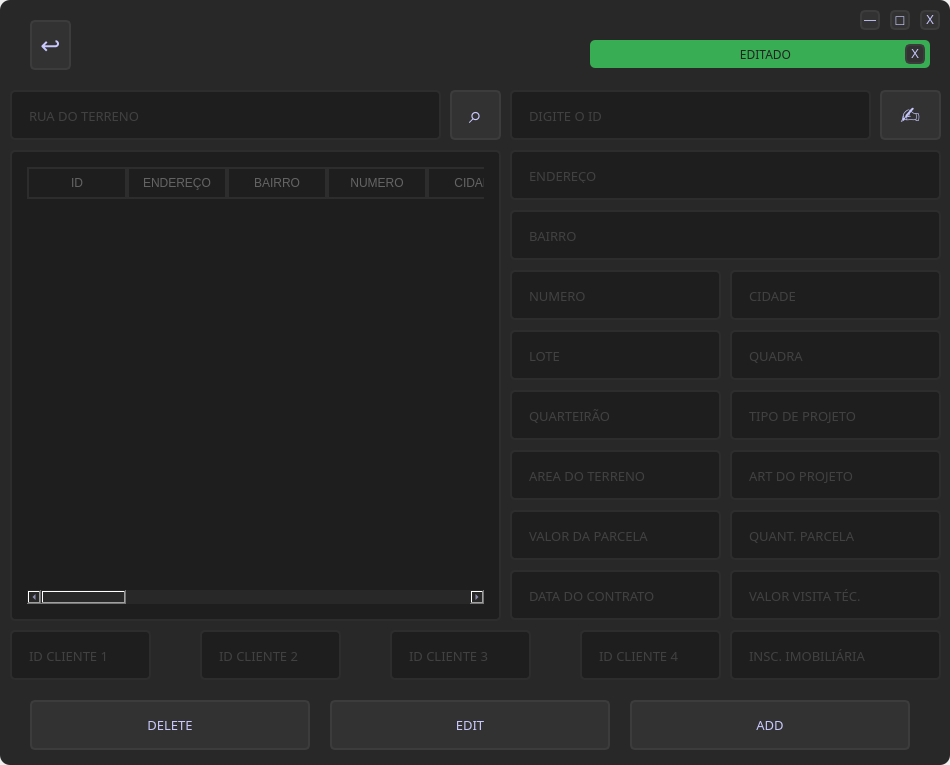
<?xml version="1.0" encoding="UTF-8"?>
<ui version="4.0">
 <class>MainWindow</class>
 <widget class="QMainWindow" name="MainWindow">
  <property name="geometry">
   <rect>
    <x>0</x>
    <y>0</y>
    <width>950</width>
    <height>765</height>
   </rect>
  </property>
  <property name="windowTitle">
   <string>MainWindow</string>
  </property>
  <widget class="QWidget" name="centralwidget">
   <layout class="QVBoxLayout" name="verticalLayout">
    <property name="spacing">
     <number>0</number>
    </property>
    <property name="leftMargin">
     <number>0</number>
    </property>
    <property name="topMargin">
     <number>0</number>
    </property>
    <property name="rightMargin">
     <number>0</number>
    </property>
    <property name="bottomMargin">
     <number>0</number>
    </property>
    <item>
     <widget class="QFrame" name="frame">
      <property name="minimumSize">
       <size>
        <width>950</width>
        <height>765</height>
       </size>
      </property>
      <property name="styleSheet">
       <string notr="true">background-color: rgb(40, 40, 40);
border-radius: 10px;
color:rgb(200, 200, 255);</string>
      </property>
      <property name="frameShape">
       <enum>QFrame::StyledPanel</enum>
      </property>
      <property name="frameShadow">
       <enum>QFrame::Raised</enum>
      </property>
      <widget class="QPushButton" name="btn_edit">
       <property name="geometry">
        <rect>
         <x>330</x>
         <y>700</y>
         <width>280</width>
         <height>50</height>
        </rect>
       </property>
       <property name="font">
        <font>
         <family>Quicksand</family>
         <pointsize>10</pointsize>
        </font>
       </property>
       <property name="styleSheet">
        <string notr="true">QPushButton{
	background-color:rgb(50, 50, 50);
	border:2px solid rgb(60, 60, 60);
	border-radius:5px;
}
QPushButton:hover{
	background-color:rgb(60, 60, 60);
	border: 2px solid rgb(70, 70, 70);
}
QPushButton:pressed{
	background-color:rgb(250, 230, 0);
	border: 2px solid rgb(255, 165, 24);
	color: rgb(35, 35, 35);
}</string>
       </property>
       <property name="text">
        <string>EDIT</string>
       </property>
      </widget>
      <widget class="QLineEdit" name="txt_idcli4">
       <property name="geometry">
        <rect>
         <x>580</x>
         <y>630</y>
         <width>141</width>
         <height>50</height>
        </rect>
       </property>
       <property name="font">
        <font>
         <family>Quicksand</family>
         <pointsize>10</pointsize>
        </font>
       </property>
       <property name="styleSheet">
        <string notr="true">QLineEdit{
	border: 2px solid rgb(45, 45, 45);
	border-radius: 5px;
	padding: 15px;
	background-color: rgb(30, 30, 30);
	color: rgb(100, 100, 100);
}
QLineEdit:hover{
	border: 2px solid rgb(55, 55, 55);
}
QLineEdit:focus{
	border: 2px solid rgb(255, 207, 0);
	color: rgb(200, 200, 200);
}</string>
       </property>
       <property name="maxLength">
        <number>32</number>
       </property>
       <property name="placeholderText">
        <string>ID CLIENTE 4</string>
       </property>
      </widget>
      <widget class="QLineEdit" name="txt_obravalorparcela">
       <property name="geometry">
        <rect>
         <x>510</x>
         <y>510</y>
         <width>211</width>
         <height>50</height>
        </rect>
       </property>
       <property name="font">
        <font>
         <family>Quicksand</family>
         <pointsize>10</pointsize>
        </font>
       </property>
       <property name="styleSheet">
        <string notr="true">QLineEdit{
	border: 2px solid rgb(45, 45, 45);
	border-radius: 5px;
	padding: 15px;
	background-color: rgb(30, 30, 30);
	color: rgb(100, 100, 100);
}
QLineEdit:hover{
	border: 2px solid rgb(55, 55, 55);
}
QLineEdit:focus{
	border: 2px solid rgb(255, 207, 0);
	color: rgb(200, 200, 200);
}</string>
       </property>
       <property name="maxLength">
        <number>32</number>
       </property>
       <property name="placeholderText">
        <string>VALOR DA PARCELA</string>
       </property>
      </widget>
      <widget class="QTableWidget" name="tabWid_obra">
       <property name="geometry">
        <rect>
         <x>10</x>
         <y>150</y>
         <width>491</width>
         <height>471</height>
        </rect>
       </property>
       <property name="styleSheet">
        <string notr="true">QTableWidget{
	border: 2px solid rgb(45, 45, 45);
	border-radius: 5px;
	padding: 15px;
	background-color: rgb(30, 30, 30);
	color: rgb(100, 100, 100);
}
QTableWidget:hover{
	border: 2px solid rgb(55, 55, 55);
}
QTableWidget:focus{
	border: 2px solid rgb(255, 207, 0);
	color: rgb(200, 200, 200);
}
QTableWidget:pressed{
	background-color:rgb(250, 230, 0);
	border: 2px solid rgb(255, 165, 24);
	color: rgb(35, 35, 35);
}
QHeaderView::section {
    background-color: rgb(30, 30, 30);
    padding: 5px;
    border: 2px solid rgb(45, 45, 45);
	color: rgb(100, 100, 100);
}

QTableWidget {
    gridline-color: rgb(255, 165, 24);
}

QTableWidget QTableCornerButton {
    background-color: rgb(30, 30, 30); 
}

QTableWidget QTableCornerButton::section {
    background-color: rgb(30, 30, 30);
}
</string>
       </property>
       <column>
        <property name="text">
         <string>ID</string>
        </property>
       </column>
       <column>
        <property name="text">
         <string>ENDEREÇO</string>
        </property>
       </column>
       <column>
        <property name="text">
         <string>BAIRRO</string>
        </property>
       </column>
       <column>
        <property name="text">
         <string>NUMERO</string>
        </property>
       </column>
       <column>
        <property name="text">
         <string>CIDADE</string>
        </property>
       </column>
       <column>
        <property name="text">
         <string>LOTE</string>
        </property>
       </column>
       <column>
        <property name="text">
         <string>QUADRA</string>
        </property>
       </column>
       <column>
        <property name="text">
         <string>QUARTEIRÃO</string>
        </property>
       </column>
       <column>
        <property name="text">
         <string>TIPO</string>
        </property>
       </column>
       <column>
        <property name="text">
         <string>AREA</string>
        </property>
       </column>
       <column>
        <property name="text">
         <string>ART</string>
        </property>
       </column>
       <column>
        <property name="text">
         <string>VALOR PARCELA</string>
        </property>
       </column>
       <column>
        <property name="text">
         <string>QUANT PARCELA</string>
        </property>
       </column>
       <column>
        <property name="text">
         <string>DATA CONTRATO</string>
        </property>
       </column>
       <column>
        <property name="text">
         <string>VALOR VISITA</string>
        </property>
       </column>
       <column>
        <property name="text">
         <string>INSC. IMOB.</string>
        </property>
       </column>
       <column>
        <property name="text">
         <string>ID CLIENTE 1</string>
        </property>
       </column>
       <column>
        <property name="text">
         <string>ID CLIENTE 2</string>
        </property>
       </column>
       <column>
        <property name="text">
         <string>ID CLIENTE 3</string>
        </property>
       </column>
       <column>
        <property name="text">
         <string>ID CLIENTE 4</string>
        </property>
       </column>
      </widget>
      <widget class="QLineEdit" name="txt_obraend">
       <property name="geometry">
        <rect>
         <x>510</x>
         <y>150</y>
         <width>431</width>
         <height>50</height>
        </rect>
       </property>
       <property name="font">
        <font>
         <family>Quicksand</family>
         <pointsize>10</pointsize>
        </font>
       </property>
       <property name="styleSheet">
        <string notr="true">QLineEdit{
	border: 2px solid rgb(45, 45, 45);
	border-radius: 5px;
	padding: 15px;
	background-color: rgb(30, 30, 30);
	color: rgb(100, 100, 100);
}
QLineEdit:hover{
	border: 2px solid rgb(55, 55, 55);
}
QLineEdit:focus{
	border: 2px solid rgb(255, 207, 0);
	color: rgb(200, 200, 200);
}</string>
       </property>
       <property name="maxLength">
        <number>64</number>
       </property>
       <property name="placeholderText">
        <string>ENDEREÇO</string>
       </property>
      </widget>
      <widget class="QLineEdit" name="txt_obrabairro">
       <property name="geometry">
        <rect>
         <x>510</x>
         <y>210</y>
         <width>431</width>
         <height>50</height>
        </rect>
       </property>
       <property name="font">
        <font>
         <family>Quicksand</family>
         <pointsize>10</pointsize>
        </font>
       </property>
       <property name="styleSheet">
        <string notr="true">QLineEdit{
	border: 2px solid rgb(45, 45, 45);
	border-radius: 5px;
	padding: 15px;
	background-color: rgb(30, 30, 30);
	color: rgb(100, 100, 100);
}
QLineEdit:hover{
	border: 2px solid rgb(55, 55, 55);
}
QLineEdit:focus{
	border: 2px solid rgb(255, 207, 0);
	color: rgb(200, 200, 200);
}</string>
       </property>
       <property name="maxLength">
        <number>64</number>
       </property>
       <property name="placeholderText">
        <string>BAIRRO</string>
       </property>
      </widget>
      <widget class="QLineEdit" name="txt_obravalorvisita">
       <property name="geometry">
        <rect>
         <x>730</x>
         <y>570</y>
         <width>211</width>
         <height>50</height>
        </rect>
       </property>
       <property name="font">
        <font>
         <family>Quicksand</family>
         <pointsize>10</pointsize>
        </font>
       </property>
       <property name="styleSheet">
        <string notr="true">QLineEdit{
	border: 2px solid rgb(45, 45, 45);
	border-radius: 5px;
	padding: 15px;
	background-color: rgb(30, 30, 30);
	color: rgb(100, 100, 100);
}
QLineEdit:hover{
	border: 2px solid rgb(55, 55, 55);
}
QLineEdit:focus{
	border: 2px solid rgb(255, 207, 0);
	color: rgb(200, 200, 200);
}</string>
       </property>
       <property name="maxLength">
        <number>32</number>
       </property>
       <property name="placeholderText">
        <string>VALOR VISITA TÉC.</string>
       </property>
      </widget>
      <widget class="QLineEdit" name="txt_idcli1">
       <property name="geometry">
        <rect>
         <x>10</x>
         <y>630</y>
         <width>141</width>
         <height>50</height>
        </rect>
       </property>
       <property name="font">
        <font>
         <family>Quicksand</family>
         <pointsize>10</pointsize>
        </font>
       </property>
       <property name="styleSheet">
        <string notr="true">QLineEdit{
	border: 2px solid rgb(45, 45, 45);
	border-radius: 5px;
	padding: 15px;
	background-color: rgb(30, 30, 30);
	color: rgb(100, 100, 100);
}
QLineEdit:hover{
	border: 2px solid rgb(55, 55, 55);
}
QLineEdit:focus{
	border: 2px solid rgb(255, 207, 0);
	color: rgb(200, 200, 200);
}</string>
       </property>
       <property name="maxLength">
        <number>32</number>
       </property>
       <property name="placeholderText">
        <string>ID CLIENTE 1</string>
       </property>
      </widget>
      <widget class="QLineEdit" name="txt_obravalorvisita_2">
       <property name="geometry">
        <rect>
         <x>730</x>
         <y>630</y>
         <width>211</width>
         <height>50</height>
        </rect>
       </property>
       <property name="font">
        <font>
         <family>Quicksand</family>
         <pointsize>10</pointsize>
        </font>
       </property>
       <property name="styleSheet">
        <string notr="true">QLineEdit{
	border: 2px solid rgb(45, 45, 45);
	border-radius: 5px;
	padding: 15px;
	background-color: rgb(30, 30, 30);
	color: rgb(100, 100, 100);
}
QLineEdit:hover{
	border: 2px solid rgb(55, 55, 55);
}
QLineEdit:focus{
	border: 2px solid rgb(255, 207, 0);
	color: rgb(200, 200, 200);
}</string>
       </property>
       <property name="maxLength">
        <number>32</number>
       </property>
       <property name="placeholderText">
        <string>INSC. IMOBILIÁRIA</string>
       </property>
      </widget>
      <widget class="QFrame" name="logo">
       <property name="geometry">
        <rect>
         <x>360</x>
         <y>0</y>
         <width>211</width>
         <height>90</height>
        </rect>
       </property>
       <property name="styleSheet">
        <string notr="true">background-image: url(:/Logo_yellow/Images/logorocha_360x90.png);
background-repeat: no-repeat;
background-position: center;
</string>
       </property>
       <property name="frameShape">
        <enum>QFrame::StyledPanel</enum>
       </property>
       <property name="frameShadow">
        <enum>QFrame::Raised</enum>
       </property>
      </widget>
      <widget class="QPushButton" name="btn_add">
       <property name="geometry">
        <rect>
         <x>630</x>
         <y>700</y>
         <width>280</width>
         <height>50</height>
        </rect>
       </property>
       <property name="font">
        <font>
         <family>Quicksand</family>
         <pointsize>10</pointsize>
        </font>
       </property>
       <property name="styleSheet">
        <string notr="true">QPushButton{
	background-color:rgb(50, 50, 50);
	border:2px solid rgb(60, 60, 60);
	border-radius:5px;
}
QPushButton:hover{
	background-color:rgb(60, 60, 60);
	border: 2px solid rgb(70, 70, 70);
}
QPushButton:pressed{
	background-color:rgb(250, 230, 0);
	border: 2px solid rgb(255, 165, 24);
	color: rgb(35, 35, 35);
}</string>
       </property>
       <property name="text">
        <string>ADD</string>
       </property>
      </widget>
      <widget class="QPushButton" name="btn_search">
       <property name="geometry">
        <rect>
         <x>450</x>
         <y>90</y>
         <width>51</width>
         <height>50</height>
        </rect>
       </property>
       <property name="font">
        <font>
         <pointsize>18</pointsize>
         <weight>50</weight>
         <italic>false</italic>
         <bold>false</bold>
        </font>
       </property>
       <property name="styleSheet">
        <string notr="true">QPushButton{
	background-color:rgb(50, 50, 50);
	border:2px solid rgb(60, 60, 60);
	border-radius:5px;
	font: 18pt ;
}
QPushButton:hover{
	background-color:rgb(60, 60, 60);
	border: 2px solid rgb(70, 70, 70);
}
QPushButton:pressed{
	background-color:rgb(250, 230, 0);
	border: 2px solid rgb(255, 165, 24);
	color: rgb(35, 35, 35);
}</string>
       </property>
       <property name="text">
        <string>⌕</string>
       </property>
      </widget>
      <widget class="QPushButton" name="btn_copy">
       <property name="geometry">
        <rect>
         <x>880</x>
         <y>90</y>
         <width>61</width>
         <height>50</height>
        </rect>
       </property>
       <property name="font">
        <font>
         <pointsize>18</pointsize>
         <weight>50</weight>
         <italic>false</italic>
         <bold>false</bold>
        </font>
       </property>
       <property name="styleSheet">
        <string notr="true">QPushButton{
	background-color:rgb(50, 50, 50);
	border:2px solid rgb(60, 60, 60);
	border-radius:5px;
	font: 18pt ;
}
QPushButton:hover{
	background-color:rgb(60, 60, 60);
	border: 2px solid rgb(70, 70, 70);
}
QPushButton:pressed{
	background-color:rgb(250, 230, 0);
	border: 2px solid rgb(255, 165, 24);
	color: rgb(35, 35, 35);
}</string>
       </property>
       <property name="text">
        <string>✍</string>
       </property>
      </widget>
      <widget class="QLineEdit" name="txt_obraquadra">
       <property name="geometry">
        <rect>
         <x>730</x>
         <y>330</y>
         <width>211</width>
         <height>50</height>
        </rect>
       </property>
       <property name="font">
        <font>
         <family>Quicksand</family>
         <pointsize>10</pointsize>
        </font>
       </property>
       <property name="styleSheet">
        <string notr="true">QLineEdit{
	border: 2px solid rgb(45, 45, 45);
	border-radius: 5px;
	padding: 15px;
	background-color: rgb(30, 30, 30);
	color: rgb(100, 100, 100);
}
QLineEdit:hover{
	border: 2px solid rgb(55, 55, 55);
}
QLineEdit:focus{
	border: 2px solid rgb(255, 207, 0);
	color: rgb(200, 200, 200);
}</string>
       </property>
       <property name="maxLength">
        <number>32</number>
       </property>
       <property name="placeholderText">
        <string>QUADRA</string>
       </property>
      </widget>
      <widget class="QLineEdit" name="txt_obranumero">
       <property name="geometry">
        <rect>
         <x>510</x>
         <y>270</y>
         <width>211</width>
         <height>50</height>
        </rect>
       </property>
       <property name="font">
        <font>
         <family>Quicksand</family>
         <pointsize>10</pointsize>
        </font>
       </property>
       <property name="styleSheet">
        <string notr="true">QLineEdit{
	border: 2px solid rgb(45, 45, 45);
	border-radius: 5px;
	padding: 15px;
	background-color: rgb(30, 30, 30);
	color: rgb(100, 100, 100);
}
QLineEdit:hover{
	border: 2px solid rgb(55, 55, 55);
}
QLineEdit:focus{
	border: 2px solid rgb(255, 207, 0);
	color: rgb(200, 200, 200);
}</string>
       </property>
       <property name="maxLength">
        <number>32</number>
       </property>
       <property name="placeholderText">
        <string>NUMERO</string>
       </property>
      </widget>
      <widget class="QPushButton" name="btn_delete">
       <property name="geometry">
        <rect>
         <x>30</x>
         <y>700</y>
         <width>280</width>
         <height>50</height>
        </rect>
       </property>
       <property name="font">
        <font>
         <family>Quicksand</family>
         <pointsize>10</pointsize>
        </font>
       </property>
       <property name="styleSheet">
        <string notr="true">QPushButton{
	background-color:rgb(50, 50, 50);
	border:2px solid rgb(60, 60, 60);
	border-radius:5px;
}
QPushButton:hover{
	background-color:rgb(60, 60, 60);
	border: 2px solid rgb(70, 70, 70);
}
QPushButton:pressed{
	background-color:rgb(250, 230, 0);
	border: 2px solid rgb(255, 165, 24);
	color: rgb(35, 35, 35);
}</string>
       </property>
       <property name="text">
        <string>DELETE</string>
       </property>
      </widget>
      <widget class="QLineEdit" name="txt_obraart">
       <property name="geometry">
        <rect>
         <x>730</x>
         <y>450</y>
         <width>211</width>
         <height>50</height>
        </rect>
       </property>
       <property name="font">
        <font>
         <family>Quicksand</family>
         <pointsize>10</pointsize>
        </font>
       </property>
       <property name="styleSheet">
        <string notr="true">QLineEdit{
	border: 2px solid rgb(45, 45, 45);
	border-radius: 5px;
	padding: 15px;
	background-color: rgb(30, 30, 30);
	color: rgb(100, 100, 100);
}
QLineEdit:hover{
	border: 2px solid rgb(55, 55, 55);
}
QLineEdit:focus{
	border: 2px solid rgb(255, 207, 0);
	color: rgb(200, 200, 200);
}</string>
       </property>
       <property name="maxLength">
        <number>32</number>
       </property>
       <property name="placeholderText">
        <string>ART DO PROJETO</string>
       </property>
      </widget>
      <widget class="QLineEdit" name="txt_idcli2">
       <property name="geometry">
        <rect>
         <x>200</x>
         <y>630</y>
         <width>141</width>
         <height>50</height>
        </rect>
       </property>
       <property name="font">
        <font>
         <family>Quicksand</family>
         <pointsize>10</pointsize>
        </font>
       </property>
       <property name="styleSheet">
        <string notr="true">QLineEdit{
	border: 2px solid rgb(45, 45, 45);
	border-radius: 5px;
	padding: 15px;
	background-color: rgb(30, 30, 30);
	color: rgb(100, 100, 100);
}
QLineEdit:hover{
	border: 2px solid rgb(55, 55, 55);
}
QLineEdit:focus{
	border: 2px solid rgb(255, 207, 0);
	color: rgb(200, 200, 200);
}</string>
       </property>
       <property name="maxLength">
        <number>32</number>
       </property>
       <property name="placeholderText">
        <string>ID CLIENTE 2</string>
       </property>
      </widget>
      <widget class="QLineEdit" name="txt_obratipo">
       <property name="geometry">
        <rect>
         <x>730</x>
         <y>390</y>
         <width>211</width>
         <height>50</height>
        </rect>
       </property>
       <property name="font">
        <font>
         <family>Quicksand</family>
         <pointsize>10</pointsize>
        </font>
       </property>
       <property name="styleSheet">
        <string notr="true">QLineEdit{
	border: 2px solid rgb(45, 45, 45);
	border-radius: 5px;
	padding: 15px;
	background-color: rgb(30, 30, 30);
	color: rgb(100, 100, 100);
}
QLineEdit:hover{
	border: 2px solid rgb(55, 55, 55);
}
QLineEdit:focus{
	border: 2px solid rgb(255, 207, 0);
	color: rgb(200, 200, 200);
}</string>
       </property>
       <property name="maxLength">
        <number>32</number>
       </property>
       <property name="placeholderText">
        <string>TIPO DE PROJETO</string>
       </property>
      </widget>
      <widget class="QLineEdit" name="txt_obraareaterreno">
       <property name="geometry">
        <rect>
         <x>510</x>
         <y>450</y>
         <width>211</width>
         <height>50</height>
        </rect>
       </property>
       <property name="font">
        <font>
         <family>Quicksand</family>
         <pointsize>10</pointsize>
        </font>
       </property>
       <property name="styleSheet">
        <string notr="true">QLineEdit{
	border: 2px solid rgb(45, 45, 45);
	border-radius: 5px;
	padding: 15px;
	background-color: rgb(30, 30, 30);
	color: rgb(100, 100, 100);
}
QLineEdit:hover{
	border: 2px solid rgb(55, 55, 55);
}
QLineEdit:focus{
	border: 2px solid rgb(255, 207, 0);
	color: rgb(200, 200, 200);
}</string>
       </property>
       <property name="maxLength">
        <number>32</number>
       </property>
       <property name="placeholderText">
        <string>AREA DO TERRENO</string>
       </property>
      </widget>
      <widget class="QLineEdit" name="txt_obraquarteirao">
       <property name="geometry">
        <rect>
         <x>510</x>
         <y>390</y>
         <width>211</width>
         <height>50</height>
        </rect>
       </property>
       <property name="font">
        <font>
         <family>Quicksand</family>
         <pointsize>10</pointsize>
        </font>
       </property>
       <property name="styleSheet">
        <string notr="true">QLineEdit{
	border: 2px solid rgb(45, 45, 45);
	border-radius: 5px;
	padding: 15px;
	background-color: rgb(30, 30, 30);
	color: rgb(100, 100, 100);
}
QLineEdit:hover{
	border: 2px solid rgb(55, 55, 55);
}
QLineEdit:focus{
	border: 2px solid rgb(255, 207, 0);
	color: rgb(200, 200, 200);
}</string>
       </property>
       <property name="maxLength">
        <number>32</number>
       </property>
       <property name="placeholderText">
        <string>QUARTEIRÃO</string>
       </property>
      </widget>
      <widget class="QPushButton" name="btn_return">
       <property name="geometry">
        <rect>
         <x>30</x>
         <y>20</y>
         <width>41</width>
         <height>50</height>
        </rect>
       </property>
       <property name="font">
        <font>
         <family>Quicksand</family>
         <pointsize>18</pointsize>
        </font>
       </property>
       <property name="styleSheet">
        <string notr="true">QPushButton{
	background-color:rgb(50, 50, 50);
	border:2px solid rgb(60, 60, 60);
	border-radius:5px;
}
QPushButton:hover{
	background-color:rgb(60, 60, 60);
	border: 2px solid rgb(70, 70, 70);
}
QPushButton:pressed{
	background-color:rgb(250, 230, 0);
	border: 2px solid rgb(255, 165, 24);
	color: rgb(35, 35, 35);
}</string>
       </property>
       <property name="text">
        <string>↩</string>
       </property>
      </widget>
      <widget class="QLineEdit" name="txt_id">
       <property name="geometry">
        <rect>
         <x>510</x>
         <y>90</y>
         <width>361</width>
         <height>50</height>
        </rect>
       </property>
       <property name="font">
        <font>
         <family>Quicksand</family>
         <pointsize>10</pointsize>
        </font>
       </property>
       <property name="styleSheet">
        <string notr="true">QLineEdit{
	border: 2px solid rgb(45, 45, 45);
	border-radius: 5px;
	padding: 15px;
	background-color: rgb(30, 30, 30);
	color: rgb(100, 100, 100);
}
QLineEdit:hover{
	border: 2px solid rgb(55, 55, 55);
}
QLineEdit:focus{
	border: 2px solid rgb(255, 207, 0);
	color: rgb(200, 200, 200);
}</string>
       </property>
       <property name="maxLength">
        <number>64</number>
       </property>
       <property name="placeholderText">
        <string>DIGITE O ID</string>
       </property>
      </widget>
      <widget class="QLineEdit" name="txt_rua">
       <property name="geometry">
        <rect>
         <x>10</x>
         <y>90</y>
         <width>431</width>
         <height>50</height>
        </rect>
       </property>
       <property name="font">
        <font>
         <family>Quicksand</family>
         <pointsize>10</pointsize>
        </font>
       </property>
       <property name="styleSheet">
        <string notr="true">QLineEdit{
	border: 2px solid rgb(45, 45, 45);
	border-radius: 5px;
	padding: 15px;
	background-color: rgb(30, 30, 30);
	color: rgb(100, 100, 100);
}
QLineEdit:hover{
	border: 2px solid rgb(55, 55, 55);
}
QLineEdit:focus{
	border: 2px solid rgb(255, 207, 0);
	color: rgb(200, 200, 200);
}</string>
       </property>
       <property name="maxLength">
        <number>32</number>
       </property>
       <property name="placeholderText">
        <string>RUA DO TERRENO</string>
       </property>
      </widget>
      <widget class="QLineEdit" name="txt_obraquantparcela">
       <property name="geometry">
        <rect>
         <x>730</x>
         <y>510</y>
         <width>211</width>
         <height>50</height>
        </rect>
       </property>
       <property name="font">
        <font>
         <family>Quicksand</family>
         <pointsize>10</pointsize>
        </font>
       </property>
       <property name="styleSheet">
        <string notr="true">QLineEdit{
	border: 2px solid rgb(45, 45, 45);
	border-radius: 5px;
	padding: 15px;
	background-color: rgb(30, 30, 30);
	color: rgb(100, 100, 100);
}
QLineEdit:hover{
	border: 2px solid rgb(55, 55, 55);
}
QLineEdit:focus{
	border: 2px solid rgb(255, 207, 0);
	color: rgb(200, 200, 200);
}</string>
       </property>
       <property name="maxLength">
        <number>32</number>
       </property>
       <property name="placeholderText">
        <string>QUANT. PARCELA</string>
       </property>
      </widget>
      <widget class="QLineEdit" name="txt_idcli3">
       <property name="geometry">
        <rect>
         <x>390</x>
         <y>630</y>
         <width>141</width>
         <height>50</height>
        </rect>
       </property>
       <property name="font">
        <font>
         <family>Quicksand</family>
         <pointsize>10</pointsize>
        </font>
       </property>
       <property name="styleSheet">
        <string notr="true">QLineEdit{
	border: 2px solid rgb(45, 45, 45);
	border-radius: 5px;
	padding: 15px;
	background-color: rgb(30, 30, 30);
	color: rgb(100, 100, 100);
}
QLineEdit:hover{
	border: 2px solid rgb(55, 55, 55);
}
QLineEdit:focus{
	border: 2px solid rgb(255, 207, 0);
	color: rgb(200, 200, 200);
}</string>
       </property>
       <property name="maxLength">
        <number>32</number>
       </property>
       <property name="placeholderText">
        <string>ID CLIENTE 3</string>
       </property>
      </widget>
      <widget class="QLineEdit" name="txt_obracidade">
       <property name="geometry">
        <rect>
         <x>730</x>
         <y>270</y>
         <width>211</width>
         <height>50</height>
        </rect>
       </property>
       <property name="font">
        <font>
         <family>Quicksand</family>
         <pointsize>10</pointsize>
        </font>
       </property>
       <property name="styleSheet">
        <string notr="true">QLineEdit{
	border: 2px solid rgb(45, 45, 45);
	border-radius: 5px;
	padding: 15px;
	background-color: rgb(30, 30, 30);
	color: rgb(100, 100, 100);
}
QLineEdit:hover{
	border: 2px solid rgb(55, 55, 55);
}
QLineEdit:focus{
	border: 2px solid rgb(255, 207, 0);
	color: rgb(200, 200, 200);
}</string>
       </property>
       <property name="maxLength">
        <number>32</number>
       </property>
       <property name="placeholderText">
        <string>CIDADE</string>
       </property>
      </widget>
      <widget class="QLineEdit" name="txt_obralote">
       <property name="geometry">
        <rect>
         <x>510</x>
         <y>330</y>
         <width>211</width>
         <height>50</height>
        </rect>
       </property>
       <property name="font">
        <font>
         <family>Quicksand</family>
         <pointsize>10</pointsize>
        </font>
       </property>
       <property name="styleSheet">
        <string notr="true">QLineEdit{
	border: 2px solid rgb(45, 45, 45);
	border-radius: 5px;
	padding: 15px;
	background-color: rgb(30, 30, 30);
	color: rgb(100, 100, 100);
}
QLineEdit:hover{
	border: 2px solid rgb(55, 55, 55);
}
QLineEdit:focus{
	border: 2px solid rgb(255, 207, 0);
	color: rgb(200, 200, 200);
}</string>
       </property>
       <property name="maxLength">
        <number>32</number>
       </property>
       <property name="placeholderText">
        <string>LOTE</string>
       </property>
      </widget>
      <widget class="QLineEdit" name="txt_obradatacontrato">
       <property name="geometry">
        <rect>
         <x>510</x>
         <y>570</y>
         <width>211</width>
         <height>50</height>
        </rect>
       </property>
       <property name="font">
        <font>
         <family>Quicksand</family>
         <pointsize>10</pointsize>
        </font>
       </property>
       <property name="styleSheet">
        <string notr="true">QLineEdit{
	border: 2px solid rgb(45, 45, 45);
	border-radius: 5px;
	padding: 15px;
	background-color: rgb(30, 30, 30);
	color: rgb(100, 100, 100);
}
QLineEdit:hover{
	border: 2px solid rgb(55, 55, 55);
}
QLineEdit:focus{
	border: 2px solid rgb(255, 207, 0);
	color: rgb(200, 200, 200);
}</string>
       </property>
       <property name="maxLength">
        <number>32</number>
       </property>
       <property name="placeholderText">
        <string>DATA DO CONTRATO</string>
       </property>
      </widget>
      <widget class="QPushButton" name="minwin">
       <property name="geometry">
        <rect>
         <x>860</x>
         <y>10</y>
         <width>20</width>
         <height>20</height>
        </rect>
       </property>
       <property name="minimumSize">
        <size>
         <width>0</width>
         <height>0</height>
        </size>
       </property>
       <property name="maximumSize">
        <size>
         <width>1000</width>
         <height>1000</height>
        </size>
       </property>
       <property name="styleSheet">
        <string notr="true">QPushButton{
	background-color:rgb(50, 50, 50);
	border:2px solid rgb(60, 60, 60);
	border-radius:5px;
}
QPushButton:hover{
	background-color:rgb(60, 60, 60);
	border: 2px solid rgb(70, 70, 70);
}
QPushButton:pressed{
	background-color:rgb(250, 230, 0);
	border: 2px solid rgb(255, 165, 24);
	color: rgb(35, 35, 35);
}</string>
       </property>
       <property name="text">
        <string>―</string>
       </property>
      </widget>
      <widget class="QPushButton" name="maxwin">
       <property name="geometry">
        <rect>
         <x>890</x>
         <y>10</y>
         <width>20</width>
         <height>20</height>
        </rect>
       </property>
       <property name="minimumSize">
        <size>
         <width>0</width>
         <height>0</height>
        </size>
       </property>
       <property name="maximumSize">
        <size>
         <width>1000</width>
         <height>1000</height>
        </size>
       </property>
       <property name="styleSheet">
        <string notr="true">QPushButton{
	background-color:rgb(50, 50, 50);
	border:2px solid rgb(60, 60, 60);
	border-radius:5px;
}
QPushButton:hover{
	background-color:rgb(60, 60, 60);
	border: 2px solid rgb(70, 70, 70);
}
QPushButton:pressed{
	background-color:rgb(250, 230, 0);
	border: 2px solid rgb(255, 165, 24);
	color: rgb(35, 35, 35);
}</string>
       </property>
       <property name="text">
        <string>☐</string>
       </property>
      </widget>
      <widget class="QPushButton" name="closewin">
       <property name="geometry">
        <rect>
         <x>920</x>
         <y>10</y>
         <width>20</width>
         <height>20</height>
        </rect>
       </property>
       <property name="minimumSize">
        <size>
         <width>0</width>
         <height>0</height>
        </size>
       </property>
       <property name="maximumSize">
        <size>
         <width>1000</width>
         <height>1000</height>
        </size>
       </property>
       <property name="styleSheet">
        <string notr="true">QPushButton{
	background-color:rgb(50, 50, 50);
	border:2px solid rgb(60, 60, 60);
	border-radius:5px;
}
QPushButton:hover{
	background-color:rgb(60, 60, 60);
	border: 2px solid rgb(70, 70, 70);
}
QPushButton:pressed{
	background-color:rgb(250, 230, 0);
	border: 2px solid rgb(255, 165, 24);
	color: rgb(35, 35, 35);
}</string>
       </property>
       <property name="text">
        <string>X</string>
       </property>
      </widget>
      <widget class="QFrame" name="frame_popup">
       <property name="geometry">
        <rect>
         <x>590</x>
         <y>40</y>
         <width>340</width>
         <height>28</height>
        </rect>
       </property>
       <property name="maximumSize">
        <size>
         <width>450</width>
         <height>16777215</height>
        </size>
       </property>
       <property name="styleSheet">
        <string notr="true">background-color: rgb(57, 173, 84);
border-radius:5px;</string>
       </property>
       <property name="frameShape">
        <enum>QFrame::StyledPanel</enum>
       </property>
       <property name="frameShadow">
        <enum>QFrame::Raised</enum>
       </property>
       <layout class="QHBoxLayout" name="horizontalLayout_4">
        <property name="spacing">
         <number>0</number>
        </property>
        <property name="leftMargin">
         <number>36</number>
        </property>
        <property name="topMargin">
         <number>0</number>
        </property>
        <property name="rightMargin">
         <number>5</number>
        </property>
        <property name="bottomMargin">
         <number>0</number>
        </property>
        <item>
         <widget class="QLabel" name="label_popup">
          <property name="font">
           <font>
            <family>Quicksand</family>
           </font>
          </property>
          <property name="styleSheet">
           <string notr="true">color: rgb(35, 35, 35);</string>
          </property>
          <property name="text">
           <string>EDITADO</string>
          </property>
          <property name="alignment">
           <set>Qt::AlignCenter</set>
          </property>
         </widget>
        </item>
        <item>
         <widget class="QPushButton" name="close_popup">
          <property name="maximumSize">
           <size>
            <width>20</width>
            <height>20</height>
           </size>
          </property>
          <property name="styleSheet">
           <string notr="true">QPushButton{
	background-color:rgb(50, 50, 50);
	border:2px solid rgb(60, 60, 60);
	border-radius:5px;
}
QPushButton:hover{
	background-color:rgb(60, 60, 60);
	border: 2px solid rgb(70, 70, 70);
}
QPushButton:pressed{
	background-color:rgb(250, 230, 0);
	border: 2px solid rgb(255, 165, 24);
	color: rgb(35, 35, 35);
}</string>
          </property>
          <property name="text">
           <string>X</string>
          </property>
         </widget>
        </item>
       </layout>
      </widget>
     </widget>
    </item>
   </layout>
  </widget>
 </widget>
 <resources>
  <include location="file_rc.qrc"/>
 </resources>
 <connections/>
</ui>
